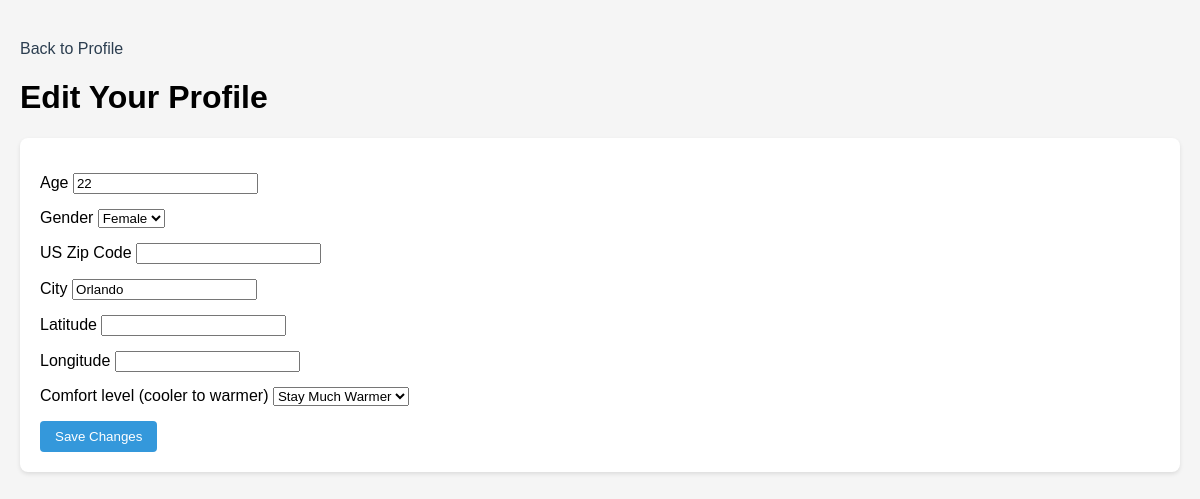
The page /edit_profile (signed in) on the database as committed earlier.
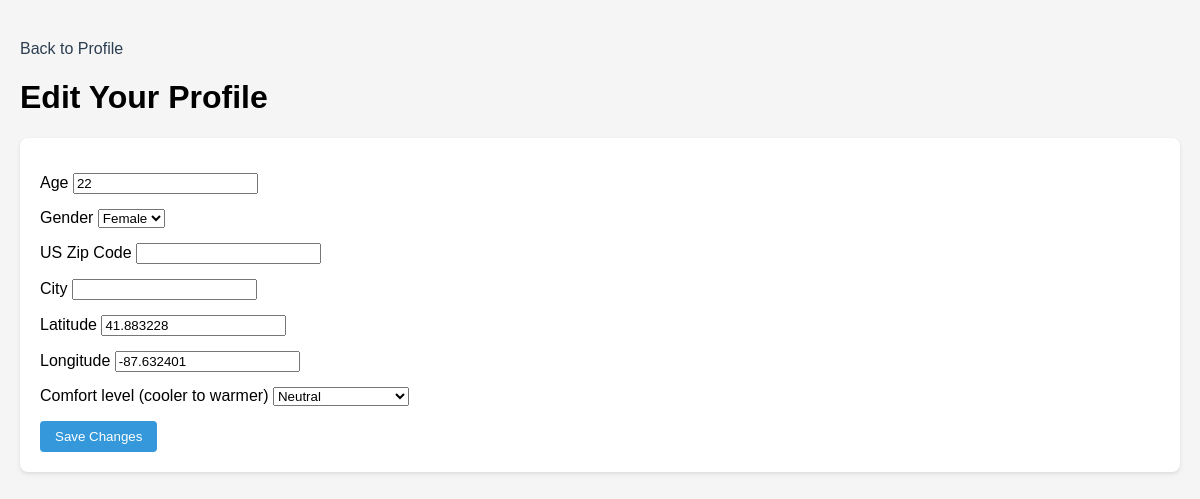
The same page on the database as committed later.
### models.py (models this page shows, shortened)
class Profile(db.Model):
    id = db.Column(db.Integer, primary_key = True) # set profile id to be primary key
    age = db.Column(db.Integer, nullable = False)
    gender = db.Column(db.String(20), nullable = False)
    location_zip = db.Column(db.String(10), nullable=True)
    location_city = db.Column(db.String(100), nullable=True)
    location_latitude = db.Column(db.String, nullable=True)
    location_longitude = db.Column(db.String, nullable=True)
    comfort_level = db.Column(db.Integer, nullable = False)
    user_id = db.Column(db.Integer, db.ForeignKey('user.id'), nullable = False)

### main.py (the view, shortened to what this page needs)
@app.route('/edit_profile', methods=['GET', 'POST'])
@login_required
def edit_profile():
    form = UserProfileForm(obj=current_user.profile)
    return render_template('edit_profile.html', form=form)

### forms.py (shortened to what this page needs)
class UserProfileForm(FlaskForm):
    age = IntegerField('Age', validators=[DataRequired()])
    gender = SelectField('Gender', choices=[('Male', 'Male'), ('Female', 'Female'), ('Other', 'Other')], validators=[DataRequired()])
    location_zip = StringField('US Zip Code', validators=[Optional()])
    location_city = StringField('City', validators=[Optional()])
    location_latitude = StringField('Latitude', validators=[Optional()])
    location_longitude = StringField('Longitude', validators=[Optional()])
    comfort_level = SelectField('Comfort level (cooler to warmer)', choices=[
        (-2, 'Stay Much Cooler'),
        (-1, 'Stay Cooler'),
        (0, 'Neutral'),
        (1, 'Stay Warmer'),
        (2, 'Stay Much Warmer')
    ], default=0, validators=[DataRequired()])
    submit = SubmitField('Save Profile')

### main.py (called while the page is built)
@app.before_request
def setup():
        db.create_all()
        populate_sample_data()

@login_manager.user_loader
def load_user(user_id):
    return User.query.get(int(user_id))

### templates/edit_profile.html (shortened to what this page needs)
<!DOCTYPE html>
<html lang="en">
<head>
    <link rel="stylesheet" type="text/css" href="static/styles.css">
</head>
<body>
    <div class="nav-links">
        <a href="{{ url_for('profile') }}">Back to Profile</a>
    </div>
    <h1>Edit Your Profile</h1>
    <div class="recommendations-module">
        <form method="POST">
            <div class="form-group">{{ form.age.label }} {{ form.age() }}</div>
            <div class="form-group">{{ form.gender.label }} {{ form.gender() }}</div>
            <div class="form-group">{{ form.location_zip.label }} {{ form.location_zip() }}</div>
            <div class="form-group">{{ form.location_city.label }} {{ form.location_city() }}</div>
            <div class="form-group">{{ form.location_latitude.label }} {{ form.location_latitude() }}</div>
            <div class="form-group">{{ form.location_longitude.label }} {{ form.location_longitude() }}</div>
            <div class="form-group">{{ form.comfort_level.label }} {{ form.comfort_level() }}</div>
            <button type="submit">Save Changes</button>
        </form>
    </div>
</body>
</html>

Rows that differ between the two databases and show on the page:
changed Profile "Female": location_city "Orlando" → (not shown); location_latitude (not shown) → "41.883228"; location_longitude (not shown) → "-87.632401"; comfort_level "Stay Much Warmer" → "Neutral"
